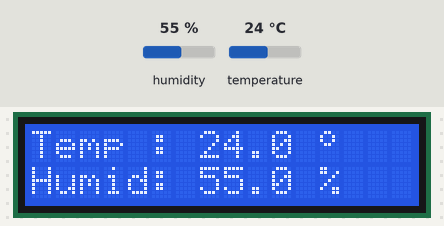
Bench run of a sketch on a simulated Arduino Uno, built with avr-gcc and run on an emulated ATmega328P. On the bench: 16×2 character LCD. The inputs (shaded band) are chosen by the test bench; at power-on: humidity 55 %, temperature 24 °C.

Above: at 1.2 s.
1.3 s: humidity set to 22 %
At 3.0 s:
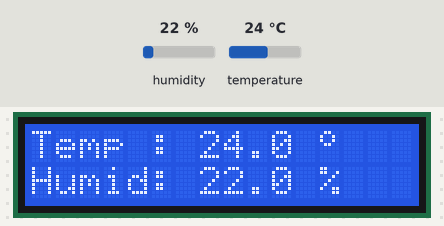
4.1 s: temperature set to 12 °C
At 5.3 s:
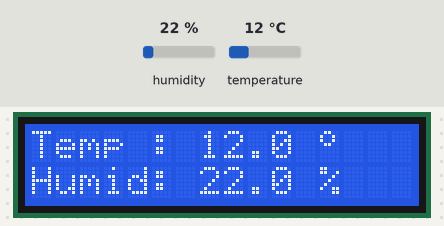
6.9 s: humidity set to 40 %
At 8.6 s:
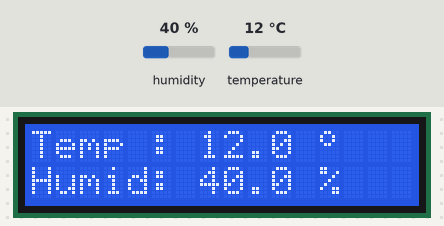
9.8 s: temperature set to 19 °C
At 10.9 s:
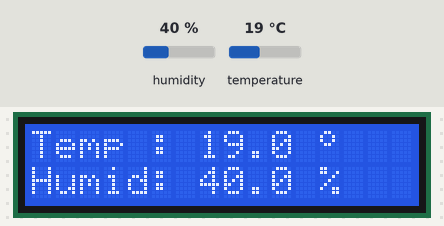
Timing chart, 0 to 12.8 s (numbered marks = the images above; inputs shaded):
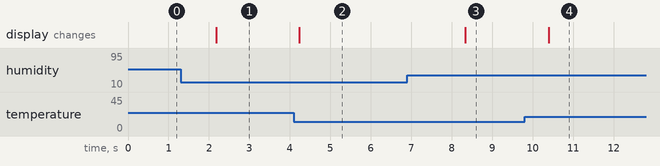

The sketch:

lcd1602AavecI2Cky015.ino
```cpp
/*
Author: Danny van den Brande, Arduinosensors.nl. BlueCore Tech.
Simple Temp and Humidity Sensor with the LCD 1602A.
You can also use the I2C for the LCD 1602A i
already put the required Lines in the CODE.
All you need to do is find the right address for your I2C @ #define I2C_ADDR
in the code you can find the most used addresses.
 */
#include <Wire.h> // Uncomment when using the I2C!
#include <LiquidCrystal_I2C.h> //we use this when we are using a screen with a I2C
//Uncomment #include <LiquidCrystal_I2C.h>  and remove #include <LiquidCrystal.h>
//if you are using a LCD 1602A with a I2C.
//#include <LiquidCrystal.h>
#include <DHT.h>

//i2C Addresses: PCF8574 = 0x20, PCF8574A = 0x38,PCF8574AT = 0x3F < the adresses for most used lcd 1602 Lcds.
//Uncomment all #define here below when using a I2C.
#define I2C_ADDR          0x3F   //<< I2C address look at the back of you I2C to see which on you have.
#define BACKLIGHT_PIN      3
#define En_pin             2
#define Rw_pin             1
#define Rs_pin             0
#define D4_pin             4
#define D5_pin             5
#define D6_pin             6
#define D7_pin             7


int DHT11Sensor = 7;
int DHT11value;
#define DHTPIN A5

#define DHTTYPE DHT11

DHT dht(DHTPIN, DHTTYPE);

//Uncomment the line LiquidCrystal_I2C and remove LiquidCrystal when using a I2C.
//LiquidCrystal lcd(12, 11, 5, 4, 3, 2);//<Remove when using the I2C.
LiquidCrystal_I2C      lcd(I2C_ADDR, En_pin,Rw_pin,Rs_pin,D4_pin,D5_pin,D6_pin,D7_pin); //<<Uncomment when using the I2C.

byte degree[8] ={ B00001100,
                  B00010010,
                  B00010010,
                  B00001100,
                  B00000000,
                  B00000000,
                  B00000000,
                  B00000000,};
void setup()
{
Serial.begin(9600);
lcd.begin(16,2);
lcd.clear();
lcd.createChar(0, degree);
}

void loop()
{
float h = dht.readHumidity();
float t = dht.readTemperature();
lcd.setCursor(0,0);
lcd.print("Temp : ");
lcd.print(" ");
lcd.setCursor(7,0);
lcd.print(t,1);
lcd.setCursor(12,0);

lcd.write((byte)0);
//lcd.print((char)223);// Print degree symbol.

lcd.setCursor(0,1);
lcd.print("Humid: ");
lcd.print(" ");
lcd.setCursor(7,1);
lcd.print(h,1);
lcd.setCursor(12,1);
lcd.print("%");

delay(2000);
}
```

Measured:
- after the input at 1.3 s, the display: changes after 0.88 s (image 1)
- after the input at 4.1 s, the display: changes after 0.13 s (image 2)
- after the input at 6.9 s, the display: changes after 1.4 s (image 3)
- after the input at 9.8 s, the display: changes after 0.59 s (image 4)
